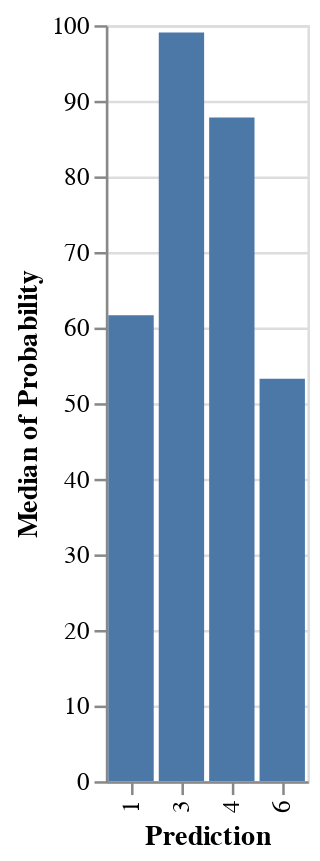

Notebook code for this chart:
### Code cell
DeepnoteChart(df, """{"layer":[{"layer":[{"mark":{"clip":true,"type":"bar","color":"#4c78a8","tooltip":true},"encoding":{"x":{"sort":"ascending","type":"nominal","field":"Prediction","scale":{"type":"linear"}},"y":{"sort":null,"type":"quantitative","field":"Probability","scale":{"type":"linear","domainMax":100,"domainMin":0},"format":{"type":"default","decimals":null},"aggregate":"median","formatType":"numberFormatFromNumberType"}}}]}],"title":"","config":{"legend":{}},"$schema":"https://vega.github.io/schema/vega-lite/v5.json","encoding":{}}""")

### Figure 1 — Vega-Lite specification as saved in the notebook (floating-point values rounded to 4 significant figures)
{"layer": [{"layer": [{"mark": {"clip": true, "type": "bar", "color": "#4c78a8", "tooltip": true}, "encoding": {"x": {"sort": "ascending", "type": "nominal", "field": "Prediction", "scale": {"type": "linear"}}, "y": {"sort": null, "type": "quantitative", "field": "Probability", "scale": {"type": "linear", "domainMax": 100, "domainMin": 0}, "format": {"type": "default", "decimals": null}, "aggregate": "median", "formatType": "numberFormatFromNumberType"}}}]}], "title": "", "config": {"legend": {}}, "$schema": "https://vega.github.io/schema/vega-lite/v5.json", "encoding": {}, "data": {"values": [{"Mac_Address": "0x2c8db1c3edca", "Datetime": 1686584402209, "Latency": 4.327, "Probability": 99.73, "Prediction": 3}, {"Mac_Address": "0x2c8db1c3edca", "Datetime": 1686584409172, "Latency": 3.496, "Probability": 99.56, "Prediction": 3}, {"Mac_Address": "0x2c8db1c3edca", "Datetime": 1686584415531, "Latency": 2.789, "Probability": 99.8, "Prediction": 3}, {"Mac_Address": "0x2c8db1c3edca", "Datetime": 1686584422752, "Latency": 3.402, "Probability": 100, "Prediction": 3}, {"Mac_Address": "0x2c8db1c3edca", "Datetime": 1686584429406, "Latency": 3.114, "Probability": 68.37, "Prediction": 4}, {"Mac_Address": "0x2c8db1c3edca", "Datetime": 1686584439994, "Latency": 3.014, "Probability": 91.27, "Prediction": 4}, {"Mac_Address": "0x2c8db1c3edca", "Datetime": 1686584450698, "Latency": 2.95, "Probability": 99.97, "Prediction": 3}, {"Mac_Address": "0x2c8db1c3edca", "Datetime": 1686584481798, "Latency": 3.424, "Probability": 90.16, "Prediction": 3}, {"Mac_Address": "0x2c8db1c3edca", "Datetime": 1686584488680, "Latency": 3.1, "Probability": 86.05, "Prediction": 3}, {"Mac_Address": "0x2c8db1c3edca", "Datetime": 1686584497202, "Latency": 2.764, "Probability": 95.64, "Prediction": 4}, {"Mac_Address": "0x2c8db1c3edca", "Datetime": 1686584504083, "Latency": 3.33, "Probability": 99.95, "Prediction": 3}, {"Mac_Address": "0x2c8db1c3edca", "Datetime": 1686584514895, "Latency": 3.118, "Probability": 98.49, "Prediction": 3}, {"Mac_Address": "0x2c8db1c3edca", "Datetime": 1686584523081, "Latency": 2.84, "Probability": 76.04, "Prediction": 3}, {"Mac_Address": "0x2c8db1c3edca", "Datetime": 1686584529528, "Latency": 2.695, "Probability": 75.91, "Prediction": 3}, {"Mac_Address": "0x2c8db1c3edca", "Datetime": 1686584535957, "Latency": 2.908, "Probability": 53.23, "Prediction": 6}, {"Mac_Address": "0x2c8db1c3edca", "Datetime": 1686584542062, "Latency": 2.604, "Probability": 64.7, "Prediction": 3}, {"Mac_Address": "0x2c8db1c3edca", "Datetime": 1686584548588, "Latency": 3.222, "Probability": 61.63, "Prediction": 1}, {"Mac_Address": "0x2c8db1c3edca", "Datetime": 1686584559498, "Latency": 3.208, "Probability": 100, "Prediction": 4}, {"Mac_Address": "0x2c8db1c3edca", "Datetime": 1686584570714, "Latency": 3.3, "Probability": 49.67, "Prediction": 4}, {"Mac_Address": "0x2c8db1c3edca", "Datetime": 1686584577734, "Latency": 3.162, "Probability": 45.73, "Prediction": 1}, {"Mac_Address": "0x2c8db1c3edca", "Datetime": 1686584586445, "Latency": 3.203, "Probability": 77.25, "Prediction": 1}, {"Mac_Address": "0x2c8db1c3edca", "Datetime": 1686584592985, "Latency": 2.716, "Probability": 74.95, "Prediction": 1}, {"Mac_Address": "0x2c8db1c3edca", "Datetime": 1686584599160, "Latency": 2.912, "Probability": 52.05, "Prediction": 1}, {"Mac_Address": "0x2c8db1c3edca", "Datetime": 1686584604684, "Latency": 1.833, "Probability": 84.29, "Prediction": 4}]}}
